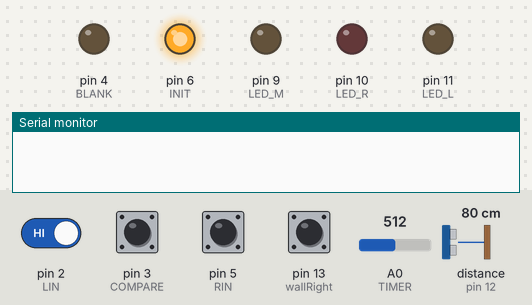
Bench run of a sketch on a simulated Arduino Uno, built with avr-gcc and run on an emulated ATmega328P. Parts: output pins drawn as LEDs (lit = HIGH), the last lines printed to the serial monitor. Wiring (inferred from the names in the program): ultrasonic range finder: trigger pin 8; echo pin 12. Dashed ring = blinking. The test bench sets the inputs (shaded band); at power-on: pin 2 (LIN), pin 5 (RIN) HIGH, pin 3 (COMPARE), pin 13 (wallRight) LOW, A0 (TIMER) = 512, distance to the obstacle (sensor on pin 12) 80 cm. The echo pulse lasts 58.3 µs per cm; pins used as bus, display or sensor lines are not drawn.

Above: at 1.2 s.
1.3 s: pin 13 (wallRight) pulled HIGH for 0.15 s
At 2.5 s:
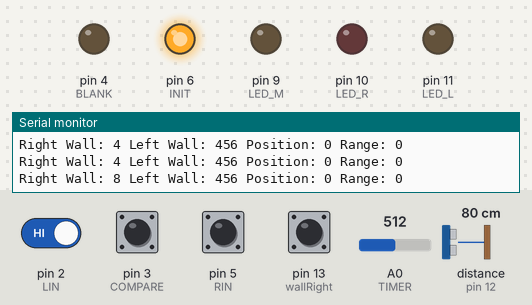
2.9 s: pin 3 (COMPARE) driven HIGH
At 3.7 s:
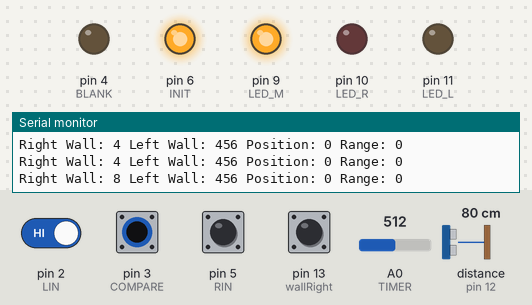
4.4 s: pin 13 (wallRight) pulled HIGH for 1 s
At 5.2 s:
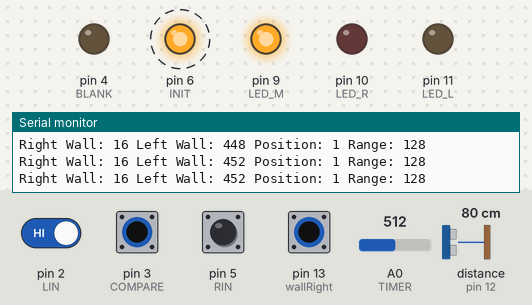
6.9 s: pin 2 (LIN) driven LOW and pin 13 (wallRight) driven HIGH
At 7.5 s:
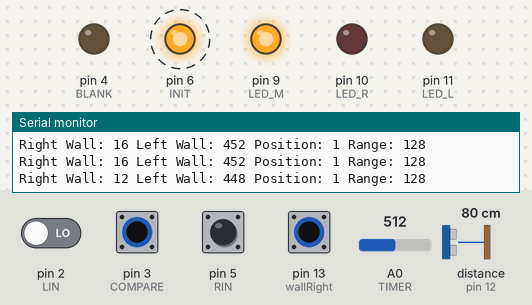
9.9 s: pin 3 (COMPARE) pulsed LOW 2 times (0.12 s each, 0.3 s apart)
At 10.7 s:
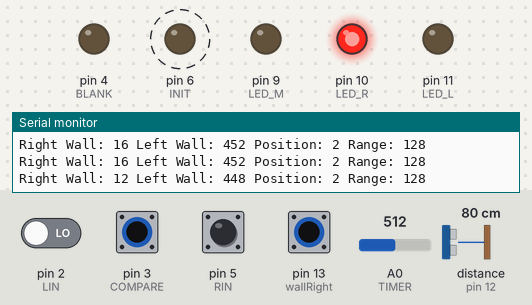
16.5 s: pin 13 (wallRight) driven LOW
At 17.2 s:
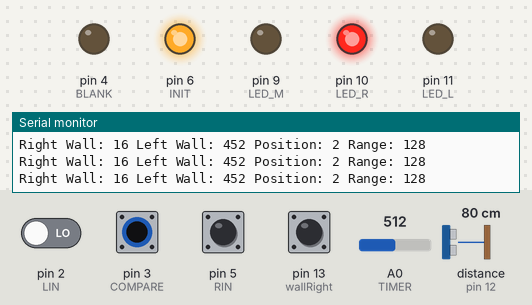
Timing chart, 0 to 19.0 s (numbered marks = the images above; inputs shaded):
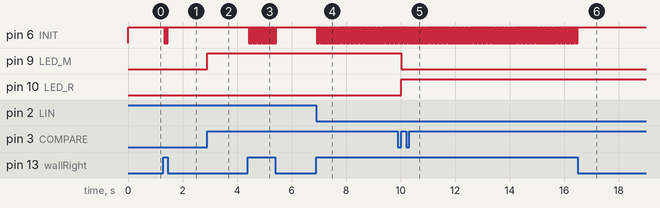

Measured:
- after the input at 1.3 s, pin 6 (INIT): alternates HIGH for 0.02 s and LOW for 0.02 s, 8 changes in all, then stays HIGH, starting at once
- after the input at 2.9 s, pin 9 (LED_M): LOW → HIGH at once
- after the input at 4.4 s, pin 6 (INIT): alternates HIGH for 0.02 s and LOW for 0.02 s, 50 changes in all, then stays HIGH, starting at once
- after the input at 6.9 s, pin 6 (INIT): alternates HIGH for 0.02 s and LOW for 0.02 s, starting at once
- after the input at 9.9 s, pin 9 (LED_M): HIGH → LOW after 0.12 s; pin 10 (LED_R): LOW → HIGH after 0.12 s
- after the input at 16.5 s, pin 6 (INIT): goes on until 16.5 s, then stays HIGH

The sketch:

binaural_and_wall_following.ino
```cpp
// Binaural Sonar for Determining if an object is to the
// left, middle or right, and approximate range of the object
// uses voltage across cap in 555 timer circuit to yield range

// A. Arkebauer
// EENG 481
// 2/27/17

#define INIT 6
#define LIN 2 // left input
#define BLANK 4
#define RIN 5 // right input

// LEDs
#define LED_L 11
//#define LED_M 12
//#define LED_R 13
#define LED_M 9
#define LED_R 10

// Timer
#define TIMER A0
#define TRIGGER 8

// External interrupt - high when either LIN or RIN rises
#define COMPARE 3

// Wall following ECHO signals
#define wallLeft 12
#define wallRight 13

volatile int range; // output
volatile float avg; // output

int right;

int numPolls = 10;
volatile int poll[10]; // used to average side readings to determine if object on left/right/middle
volatile int pollInd = 0;

volatile int OUTPUT_FLAG = 0; // set to 1 to indicate output is ready to be sent

volatile int objPos = 0; // 0: left; 1: middle; 2: right

void setup() {
  pinMode(INIT, OUTPUT);

  pinMode(LIN, INPUT);
  digitalWrite(LIN, 1); // pull-up R
  pinMode(RIN, INPUT);
  digitalWrite(RIN, 1); // pull-up R

  digitalWrite(INIT, 0);
  pinMode(BLANK, OUTPUT);
  digitalWrite(BLANK, 0);

  pinMode(LED_L, OUTPUT);
  digitalWrite(LED_L, 0);
  pinMode(LED_M, OUTPUT);
  digitalWrite(LED_M, 0);
  pinMode(LED_R, OUTPUT);
  digitalWrite(LED_R, 0);

  Serial.begin(115200);

  pinMode(TIMER, INPUT); // connect to cap on 555 timer
  pinMode(TRIGGER, OUTPUT); // trigger to begin timing
  digitalWrite(TRIGGER, HIGH); // low signal triggers timing - connect to pin 2 of 555 timer


  pinMode(wallLeft, INPUT);
  pinMode(wallRight, INPUT);

  attachInterrupt(digitalPinToInterrupt(COMPARE), light, RISING);
}

int tStart, leftWallDist, rightWallDist;

void loop() {
  digitalWrite(TRIGGER, HIGH);
  digitalWrite(INIT, 1);
  digitalWrite(TRIGGER, LOW);

  // wall following
  tStart = micros();
  int wallRightRead = 0;
  int wallLeftRead = 0;
  while ((!wallRightRead || !wallLeftRead)) {
    //    Serial.print("wall right: "); Serial.println(digitalRead(wallRight));
    //    Serial.print("wall left: "); Serial.println(digitalRead(wallLeft));
    if (digitalRead(wallRight) && !wallRightRead) {
      rightWallDist = micros() - tStart;
      wallRightRead = 1;
    }
    if (digitalRead(wallLeft) && !wallLeftRead) {
      leftWallDist = micros() - tStart;
      wallLeftRead = 1;
    }

    //        if (micros()-tStart > 25000){
    //      if (!wallRightRead){
    //        rightWallDist = 25000;
    //            wallRightRead = 1;
    //      }
    //      if (!wallLeftRead){
    //        leftWallDist = 25000;
    //            wallLeftRead = 1;
    //      }
    //        }

  }

  delay(20);

  // at this point, interrupt will have executed

  // above 25000 is meaningless - wall is very far away
  if (rightWallDist < 0 || rightWallDist > 25000) {
    rightWallDist = 25000;
  }
  if (leftWallDist < 0 || leftWallDist > 25000) {
    leftWallDist = 25000;
  }

  Serial.print("Right Wall: "); Serial.print(rightWallDist);
  Serial.print(" Left Wall: "); Serial.print(leftWallDist);

  digitalWrite(INIT, 0);
  delay(20);

  /*
    at this point, avg (left/right/middle indication)
    and range (larger for farther objects) are ready to be output
  */

  //  objPos; // 0: left; 1: middle; 2: right
  //  range/4; // higher indicates farther away - divide by 4 to get a byte

  Serial.print(" Position: "); Serial.print(objPos);
  Serial.print(" Range: "); Serial.println(range / 4);

}


void light() { // triggered when either LIN or RIN rises
  //  delay(1); // by adding a small delay, can increase the size of the "middle" range
  if (digitalRead(RIN)) {
    if (digitalRead(LIN)) {
      //middle
      digitalWrite(LED_L, LOW);
      digitalWrite(LED_R, LOW);
      digitalWrite(LED_M, HIGH);
      objPos = 1;
    } else {
      //right
      digitalWrite(LED_L, LOW);
      digitalWrite(LED_R, HIGH);
      digitalWrite(LED_M, LOW);
      objPos = 2;
    }
  } else {
    //left
    digitalWrite(LED_L, HIGH);
    digitalWrite(LED_R, LOW);
    digitalWrite(LED_M, LOW);
    objPos = 0;
  }

  range = analogRead(TIMER);
  //  Serial.println(range);
}
```
